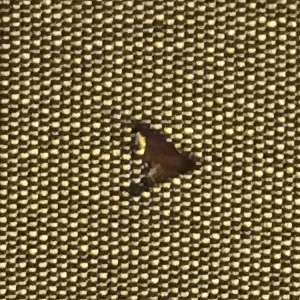
#> input picture dataset/group_0/02.png, 300 x 300 px; its folder holds only this picture in this run
$ python Basic_CNN.py
#> lines starting #> are read from the running program, lines starting #| are printed output that depends on the picture
import os
import numpy as np
from PIL import Image

# =====================================================================
# 1. USER SETTINGS AND HYPERPARAMETERS
# =====================================================================

INPUT_HEIGHT = 64      # 64x64 as per dataset image for fast testing
INPUT_WIDTH = 64
IN_CHANNELS = 3        # RGB channels (3)

# Conv2D (Convolution) Parameters
OUT_CHANNELS = 8       # Number of filters (feature maps)
KERNEL_SIZE = 3        # Filter size (e.g., 3x3)
CONV_STRIDE = 1        # Filter step size

# MaxPool2D (Pooling) Parameters
POOL_SIZE = 2          # Pooling window size (e.g., 2x2)
POOL_STRIDE = 2        # Pooling step size


# =====================================================================
# 2. DATASET LOADER (READS 4 FOLDERS FROM REPO)
# =====================================================================
data = []
labels = []

print("--- Loading Dataset from Folders ---")
for class_idx in range(4):
    folder_name = os.path.join("dataset", f"group_{class_idx}")

    if os.path.exists(folder_name):
        # Fetch up to 100 images per group
        image_files = [f for f in sorted(os.listdir(folder_name))
                       if f.lower().endswith(('png', 'jpg', 'jpeg'))][:100]

        for img_file in image_files:
            img_path = os.path.join(folder_name, img_file)

            # Load, resize to target dimensions, and ensure RGB format
            img = Image.open(img_path).convert('RGB').resize((INPUT_WIDTH, INPUT_HEIGHT))
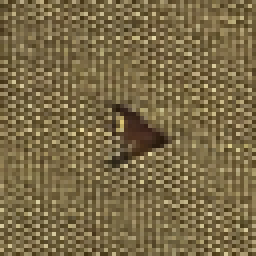
#> img: PIL image 64x64 RGB (shown 4 times larger); mean R, G, B 122, 105.9, 70.5

            # Convert to numpy array and normalize pixel values to [0, 1]
            img_array = np.array(img, dtype=np.float32) / 255.0

            data.append(img_array)
            labels.append(class_idx)

        print(f"Loaded {len(image_files)} images from '{folder_name}/'")
    else:
        print(f"Warning: Folder '{folder_name}/' not found! Please ensure it exists.")
#> pass 2 of the loop `for class_idx in range(4):`:
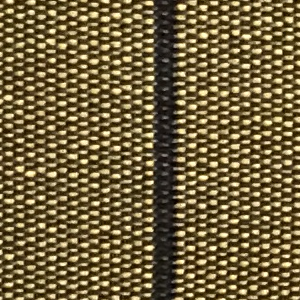
#> input picture dataset/group_1/00.png, 300 x 300 px
#> `img = Image.open(img_path).convert('RGB').resize((INPUT_WIDTH, INPUT_H..`:
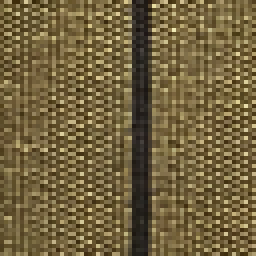
#> img: PIL image 64x64 RGB (shown 4 times larger); mean R, G, B 114.5, 98.3, 62.3
#| Dataset Shape: (2, 64, 64, 3)
#| Labels Shape:  (2,)

# Convert lists to NumPy arrays
X_train = np.array(data)
y_train = np.array(labels)


# =====================================================================
# 3. LAYER CLASSES (OPTIMIZED & VERIFIED)
# =====================================================================

class Conv2D:
    def __init__(self, in_channels, out_channels, kernel_size, stride=1):
        self.stride = stride
        # Filter shape: (out_channels, kernel_height, kernel_width, in_channels)
        self.filters = np.random.randn(out_channels, kernel_size, kernel_size, in_channels) * 0.1

        # FIXED: Initialized as a 1D array so self.biases[f] acts cleanly as a scalar
        self.biases = np.zeros(out_channels)

    def forward(self, X):
        self.X = X
        N, H, W, C = X.shape
#> N = 2; H = 64; W = 64; C = 3
        F, KK, _, _ = self.filters.shape

        # Validate dimensions
        if H < KK or W < KK:
            raise ValueError(f"Image dimensions ({H}x{W}) are smaller than kernel size ({KK}x{KK})!")

        out_h = (H - KK) // self.stride + 1
#> out_h = 62
        out_w = (W - KK) // self.stride + 1
#> out_w = 62

        out = np.zeros((N, out_h, out_w, F))
        for f in range(F):
            for i in range(out_h):
                for j in range(out_w):
                    h_start = i * self.stride
                    w_start = j * self.stride
                    # Extract patch -> Shape: (N, KK, KK, C)
                    patch = X[:, h_start:h_start+KK, w_start:w_start+KK, :]

                    # Element-wise multiplication, sum over spatial/channel axes, add scalar bias
                    out[:, i, j, f] = np.sum(patch * self.filters[f], axis=(1, 2, 3)) + self.biases[f]
#| Conv2D Output Shape:    (2, 62, 62, 8)
#| ReLU Output Shape:      (2, 62, 62, 8)
        return out

class ReLU:
    def forward(self, X):
        self.X = X
        return np.maximum(0, X)

class MaxPool2D:
    def __init__(self, pool_size=2, stride=2):
        self.pool_size = pool_size
        self.stride = stride

    def forward(self, X):
        self.X = X
        N, H, W, C = X.shape
#> N = 2; H = 62; W = 62; C = 8
        ps = self.pool_size
        stride = self.stride

        out_h = (H - ps) // stride + 1
#> out_h = 31
        out_w = (W - ps) // stride + 1
#> out_w = 31

        out = np.zeros((N, out_h, out_w, C))
        for i in range(out_h):
            for j in range(out_w):
                h_start = i * stride
                w_start = j * stride
                # Extract pooling window -> Shape: (N, ps, ps, C)
                patch = X[:, h_start:h_start+ps, w_start:w_start+ps, :]

                # Max value across spatial dimensions (height and width) -> Shape: (N, C)
                out[:, i, j, :] = np.max(patch, axis=(1, 2))
        return out


# =====================================================================
# 4. EXECUTION PIPELINE
# =====================================================================
if __name__ == "__main__":
    if X_train.size > 0:
        print(f"\n--- NumPy CNN Pipeline Started ---")
        print(f"Dataset Shape: {X_train.shape}")
        print(f"Labels Shape:  {y_train.shape}\n")

        # Define layers
        conv_layer = Conv2D(in_channels=IN_CHANNELS, out_channels=OUT_CHANNELS,
                            kernel_size=KERNEL_SIZE, stride=CONV_STRIDE)
        relu_layer = ReLU()
        pool_layer = MaxPool2D(pool_size=POOL_SIZE, stride=POOL_STRIDE)

        # Forward pass verification
        out_conv = conv_layer.forward(X_train)
        print(f"Conv2D Output Shape:    {out_conv.shape}")

        out_relu = relu_layer.forward(out_conv)
        print(f"ReLU Output Shape:      {out_relu.shape}")

        out_pool = pool_layer.forward(out_relu)
        print(f"MaxPool2D Output Shape: {out_pool.shape}")
#| MaxPool2D Output Shape: (2, 31, 31, 8)

        print("\n--- Pipeline Completed Successfully ---")
    else:
        print("\nError: No images were loaded. Please verify that folders 'group_0' through 'group_3' exist.")
